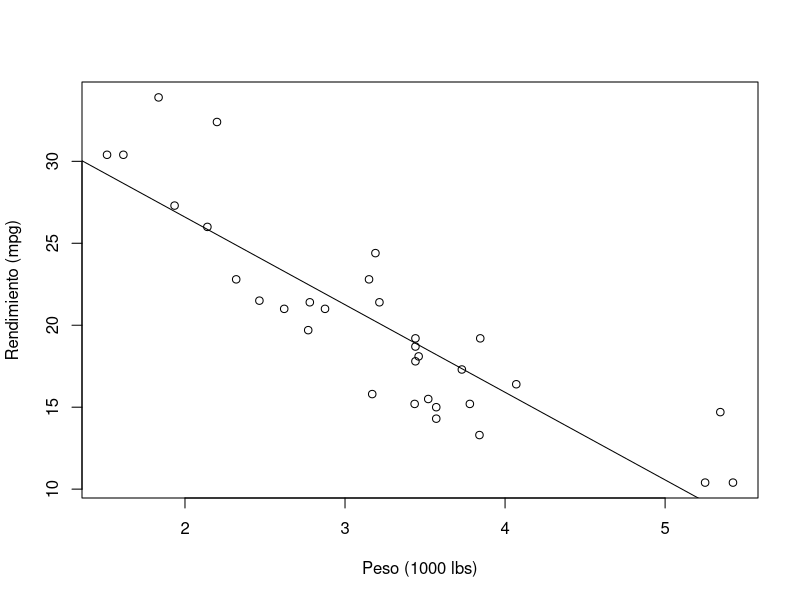

Write R code to recreate this figure.
## ---- chunk 1
knitr::opts_chunk$set(message = FALSE, warning = FALSE, fig.align = "center")
set.seed(1234)
## ---- chunk 2
# Marcador invisible para el validador
invisible(.InlineTest <- TRUE)
## ---- chunk 3
library(dplyr)
library(knitr)

tabla_ok_df <- mtcars %>% 
  tibble::rownames_to_column("modelo") %>%
  slice_sample(n = 6) %>%
  rename(
    rend_mpg = mpg, 
    cilindros = cyl, 
    disp_pulg3 = disp,
    hp = hp,
    rel_eje = drat,
    peso_1000lbs = wt,
    qtr_milla = qsec,
    vs = vs,
    am = am,
    engranajes = gear,
    carburadores = carb
  )

kable(tabla_ok_df, caption = "Muestra aleatoria de 6 autos (mtcars) con columnas en español.")
# bandera para el validador
tabla_ok <- TRUE
## ---- chunk 4
plot(mtcars$wt, mtcars$mpg,
     xlab = "Peso (1000 lbs)", ylab = "Rendimiento (mpg)")
abline(lm(mpg ~ wt, data = mtcars))
# bandera para el validador
fig_ok <- TRUE
## ---- chunk 5
clave_parcial <- "RMD"
## ---- chunk 6
cat("La potencia media es:", round(mean(mtcars$hp), 0))
## ---- chunk 7
`%||%` <- function(x, y) if (is.null(x) || length(x) == 0) y else x

ok_yaml    <- grepl("Escape Room", rmarkdown::metadata$title %||% "")
ok_inline  <- isTRUE(exists(".InlineTest", envir = knitr::knit_global()))
ok_tabla   <- exists("tabla_ok", inherits = TRUE)
ok_fig     <- exists("fig_ok", inherits = TRUE)
ok_incl    <- exists("clave_parcial", inherits = TRUE)

score <- sum(ok_yaml, ok_inline, ok_tabla, ok_fig, ok_incl)
mensaje <- switch(as.character(score),
  "5" = paste0("✅ Frase secreta: ", paste0(c('RE','PRO','DU','CI','BLE'), collapse = '-')),
  "4" = "Casi! Revisa que el chunk oculto con include=FALSE exista y que la tabla/figura marquen sus banderas.",
  "3" = "Vas a mitad de camino. Revisa inline, tabla y gráfico.",
  "2" = "Faltan varias pistas. Revisa YAML y chunks.",
  "1" = "Solo hay una pista correcta. Sigue las instrucciones paso a paso.",
  "0" = "Aún no hay pistas válidas. Comienza por el YAML y el setup."
)
cat(mensaje)
